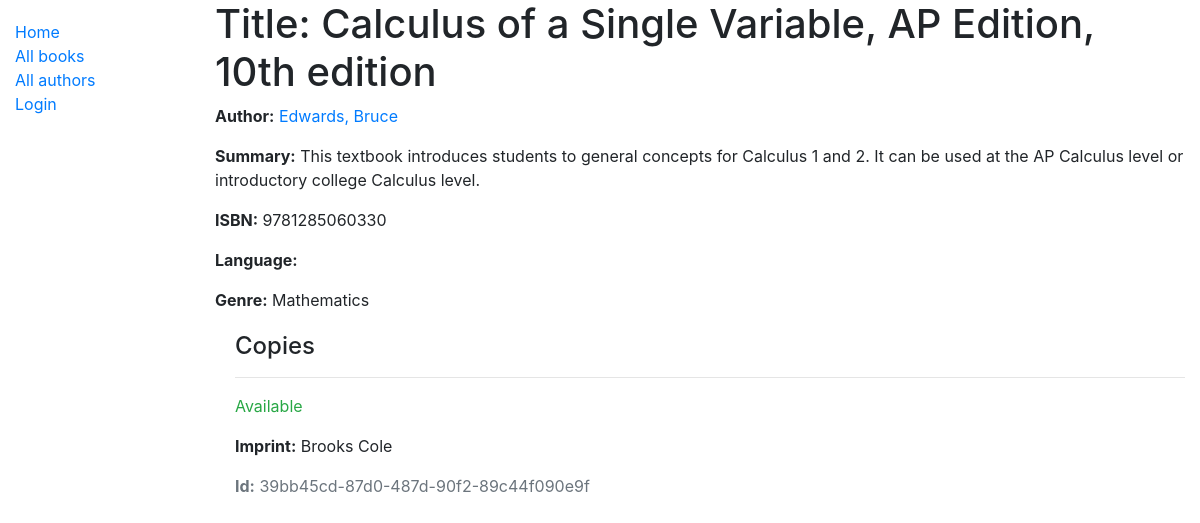
The app's page /catalog/book/1, older data.
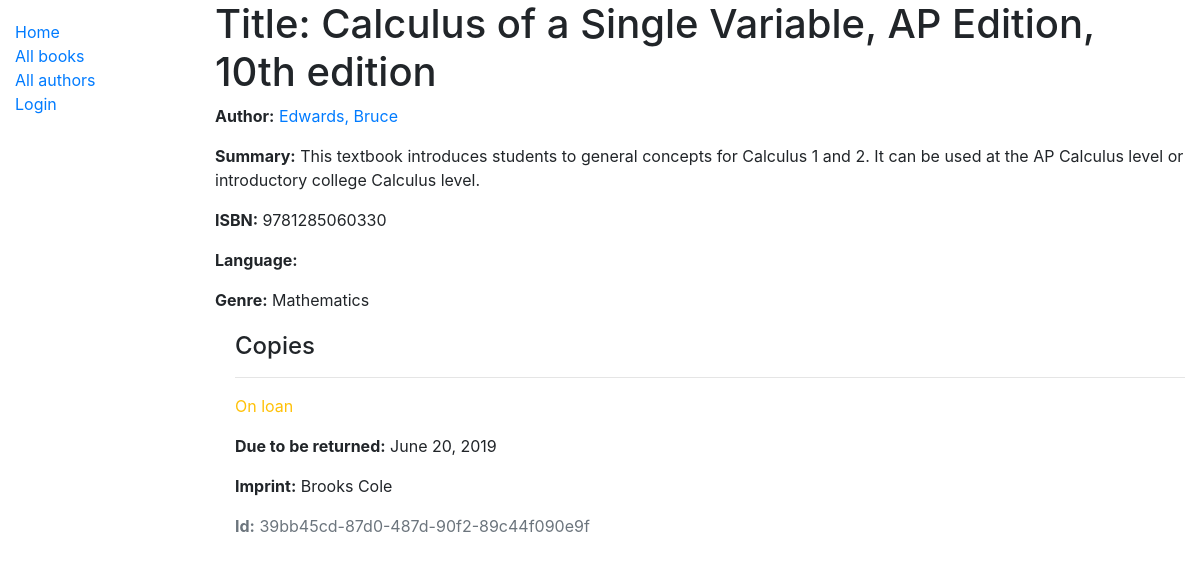
The same page, newer data.
### catalog/models.py (models this page shows, shortened)
class BookInstance(models.Model):
    id = models.UUIDField(primary_key=True, default=uuid.uuid4, help_text='Unique ID for this particular book across whole library')
    book = models.ForeignKey('Book', on_delete=models.SET_NULL, null=True)
    imprint = models.CharField(max_length=200)
    due_back = models.DateField(null=True, blank=True)
    LOAN_STATUS = (
        ('m', 'Maintenance'),
        ('o', 'On loan'),
        ('a', 'Available'),
        ('r', 'Reserved'),
    )
    status = models.CharField(
        max_length=1,
        choices=LOAN_STATUS,
        blank=True,
        default='m',
        help_text='Book availability',
    )
    class Meta:
        ordering = ['due_back']
        permissions = (("can_mark_returned", "Set book as returned"),)
    borrower = models.ForeignKey(User, on_delete=models.SET_NULL, null=True, blank=True)

### catalog/views.py (the view)
# urls.py: path('book/<int:pk>', views.BookDetailView.as_view(), name='book-detail'),
class BookDetailView(generic.DetailView):
    model = Book

### catalog/models.py (called while the page is built)
    def __str__(self):
        return self.name

    def __str__(self):
        return f'{self.last_name}, {self.first_name}'

### catalog/templates/catalog/book_detail.html
{% extends "base_generic.html" %}
{% block content %}
  <h1>Title: {{ book.title }}</h1>
  <p><strong>Author:</strong> <a href="">{{ book.author }}</a></p>
  <p><strong>Summary:</strong> {{ book.summary }}</p>
  <p><strong>ISBN:</strong> {{ book.isbn }}</p>
  <p><strong>Language:</strong> {{ book.language }}</p>
  <p><strong>Genre:</strong> {% for genre in book.genre.all %} {{ genre }}{% if not forloop.last %}, {% endif %}{% endfor %}</p>
  <div style="margin-left:20px;margin-top:20px">
    <h4>Copies</h4>
    {% for copy in book.bookinstance_set.all %}
      <hr>
      <p class="{% if copy.status == 'a' %}text-success{% elif copy.status == 'm' %}text-danger{% else %}text-warning{% endif %}">{{ copy.get_status_display }}</p>
      {% if copy.status != 'a' %}
        <p><strong>Due to be returned:</strong> {{copy.due_back}}</p>
      {% endif %}
      <p><strong>Imprint:</strong> {{copy.imprint}}</p>
      <p class="text-muted"><strong>Id:</strong> {{copy.id}}</p>
    {% endfor %}
  </div>
{% endblock %}

Row changes from the older to the newer data that the page shows:
changed BookInstance "Brooks Cole": status "Available" → "On loan"; due_back (not shown) → "June 20, 2019"
